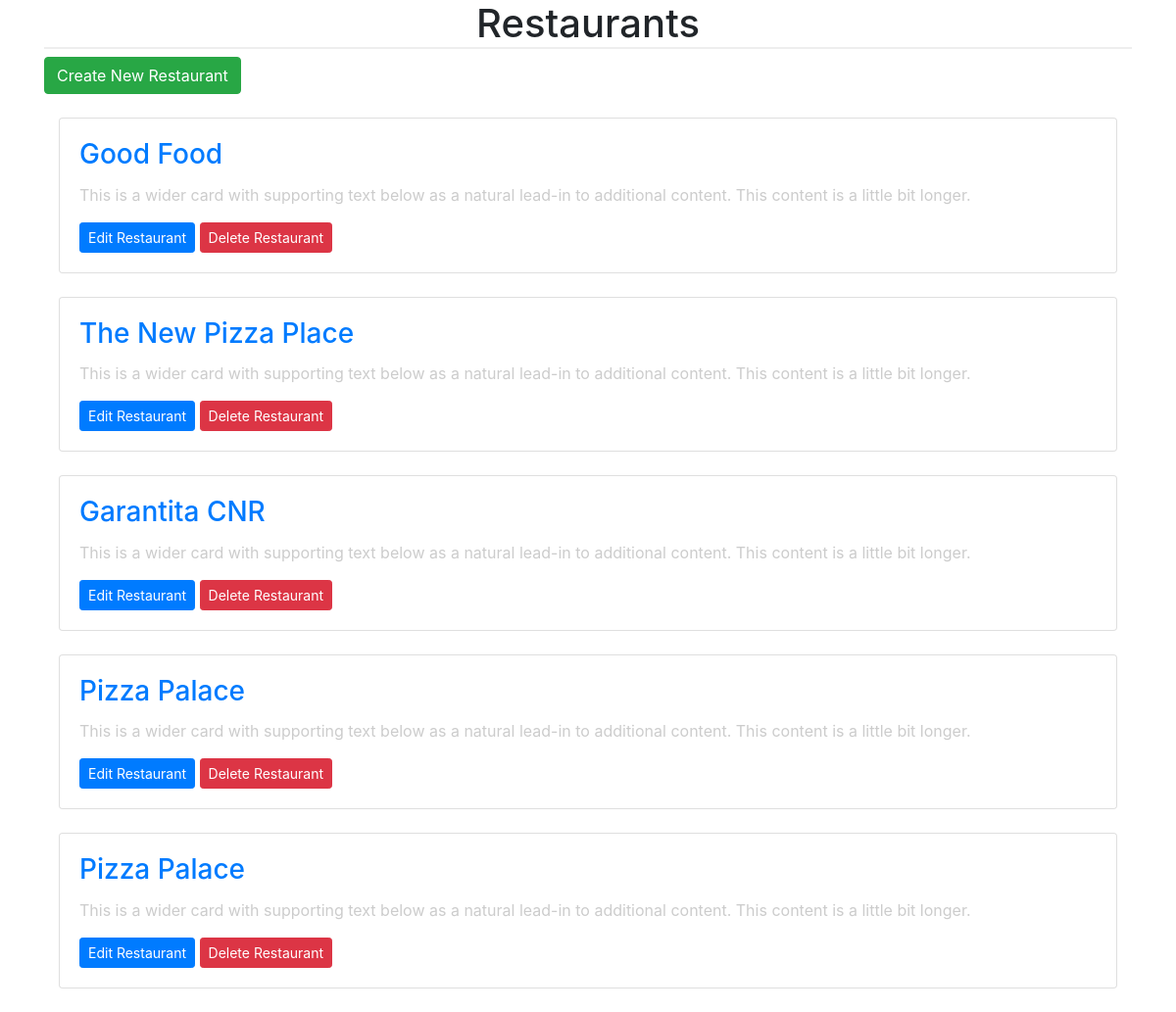
/restaurants/, run on an earlier commit of the app's database.
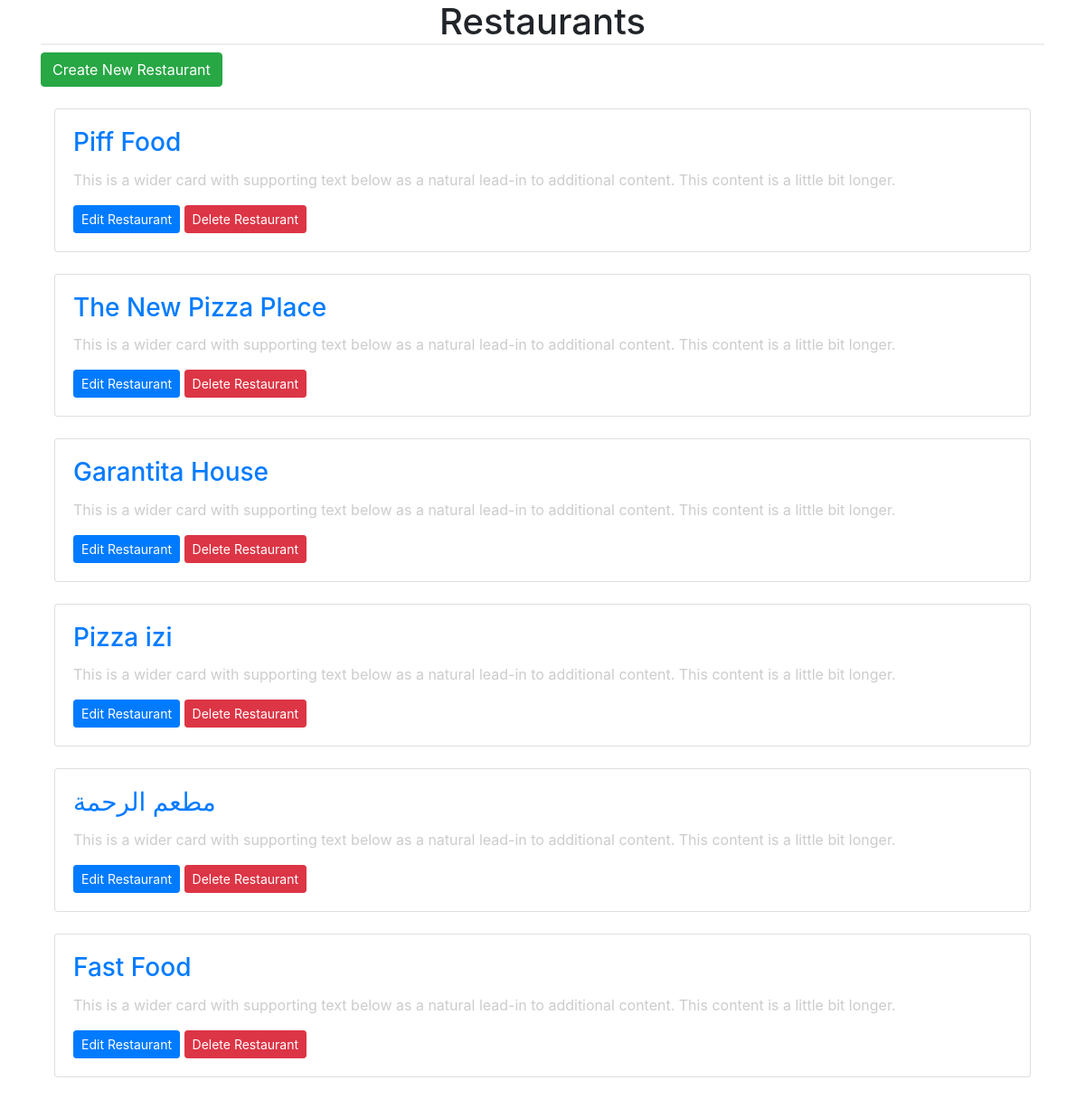
And on a later commit of the database.
### database_setup.py (models this page shows, shortened)
class Restaurant(Base):
    __tablename__ = 'restaurant'
    name = Column(String(80), nullable=False)
    id = Column(Integer, primary_key=True)

### finalProject.py (the view)
@app.route('/')
@app.route('/restaurants/')
def showRestaurants():
    restaurants = session.query(Restaurant).all()
    return render_template("restaurants.html", restaurants=restaurants)

### templates/restaurants.html (shortened to what this page needs)
{% include 'layouts/header.html' %}
	<div class="container">
		<div class = 'header'>
			<h1>Restaurants</h1>
		</div>
		<div class = 'container'>
			<div class="row">
				<a type="button" class="btn btn-success" href = '{{url_for('newRestaurant') }}'>Create New Restaurant</a>
			</div>
			<br>
			{% for restaurant in restaurants %}
				<div class="row">
					<div class="col">
						<div class="card">
							<div class="card-body">
							<h5 class="card-title"><a href = "{{url_for('showMenu', restaurant_id = restaurant.id)}}"> <h3>{{restaurant.name}}</h3></a></h5>
							<p class="card-text">This is a wider card with supporting text below as a natural lead-in to additional content. This content is a little bit longer.</p>
							<p class="card-text">
								<a type="button" class="btn btn-primary  btn-sm" href = "{{url_for('editRestaurant',restaurant_id = restaurant.id)}}">Edit Restaurant</a>
								<a type="button" class="btn btn-danger btn-sm" href = "{{url_for('deleteRestaurant',restaurant_id = restaurant.id)}}">Delete Restaurant</a></p>
							</div>
						</div>
					</div>
				</div>
				<br>
			{% endfor %}
		</div>
	</div>
{% include 'layouts/footer.html' %}

### templates/layouts/header.html (shortened to what this page needs)
<html>
<head>
	<link rel=stylesheet type=text/css href="{{ url_for('static', filename='styles.css') }}">
    <link rel="stylesheet" href="https://maxcdn.bootstrapcdn.com/bootstrap/4.0.0/css/bootstrap.min.css">
</head>
<body>

### templates/layouts/footer.html
</body>
</html>

### static/styles.css (style rules this page uses)
body { font-family: sans-serif; background-color: #c5b1ab }
h1, h2, h3, h4 { color: #ffffff; }
h1, h2 { font-family: 'georgia', serif; margin: 0; }
h1 { border-bottom: 2px solid #eee; }
p, dd, dt { color: #cccccc; }
a { text-decoration: none; color: #ffc38a; font-size: .75em; }
.header { left: 50%; text-align: center; }

What changed in the data, as far as the page shows it:
changed Restaurant: name "Good Food" → "Piff Food"
changed Restaurant: name "Garantita CNR" → "Garantita House"
changed Restaurant: name "Pizza Palace" → "Pizza izi"
changed Restaurant: name "Pizza Palace" → "مطعم الرحمة"
added Restaurant: name "Fast Food"
